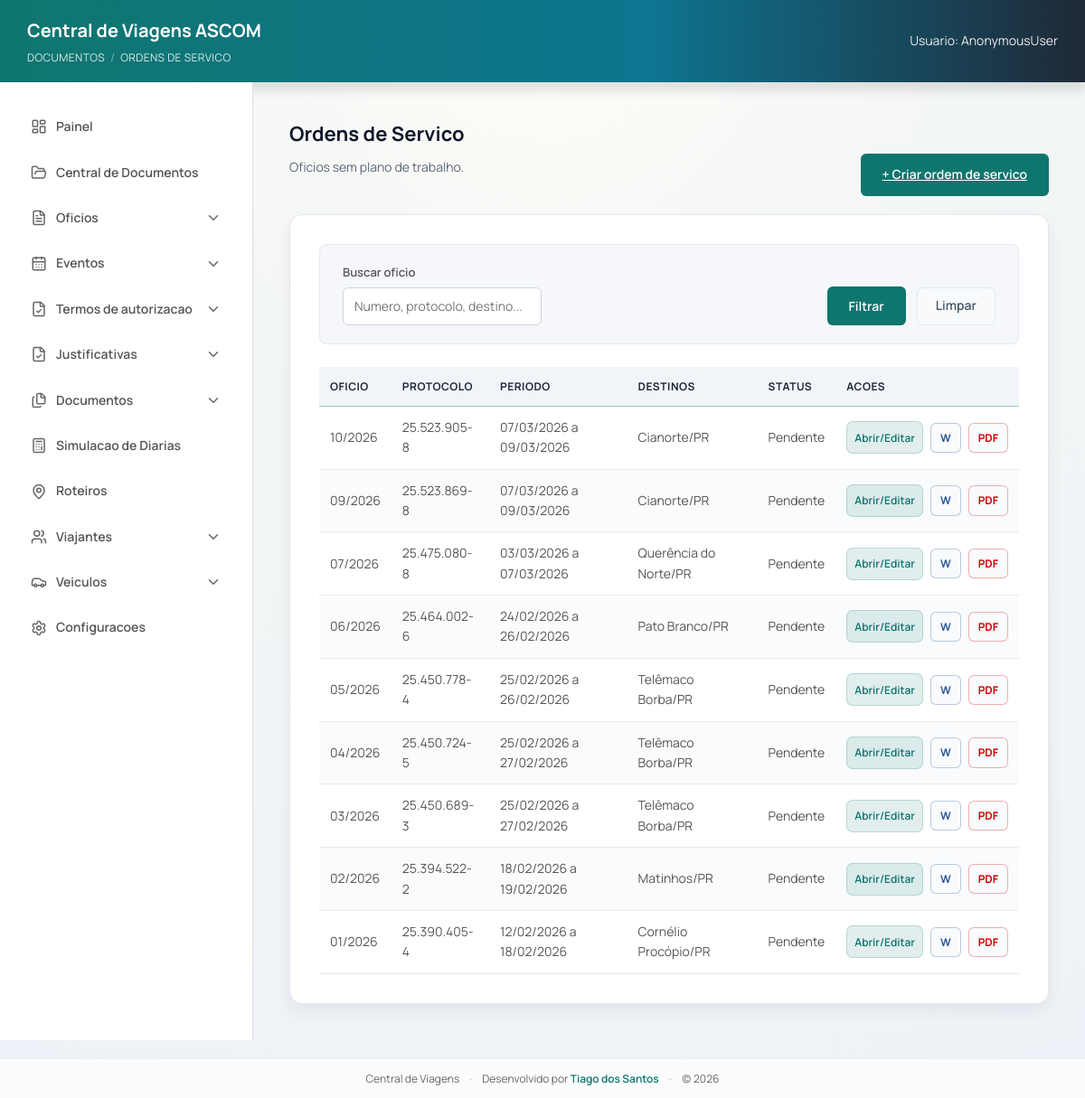
The app's page /ordens-servico/, older data.
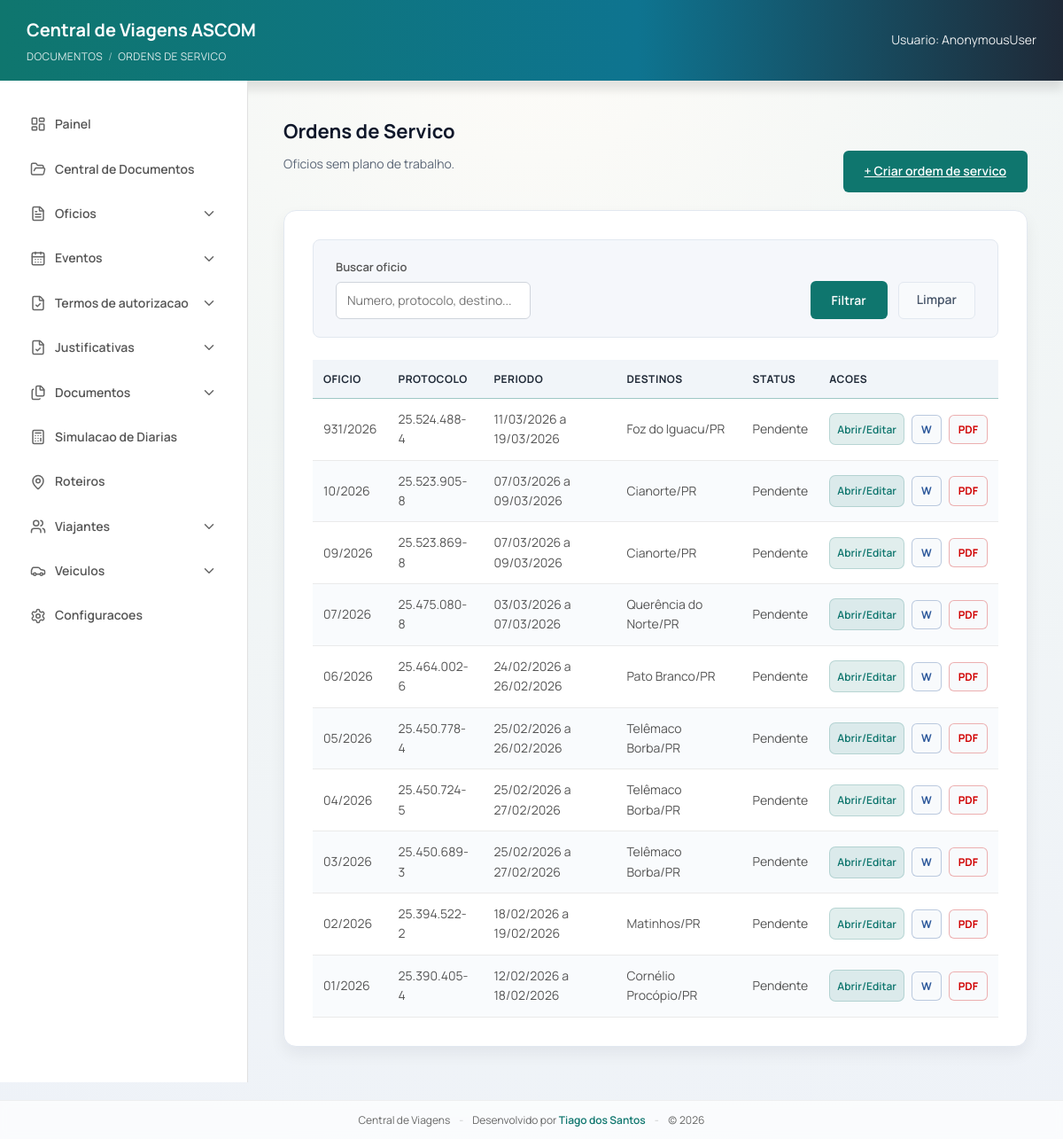
The same page, newer data.
### viagens/models.py (models this page shows, shortened)
class Oficio(models.Model):
    class Status(models.TextChoices):
        DRAFT = "DRAFT", "Rascunho"
        FINAL = "FINAL", "Finalizado"
    class AssuntoTipo(models.TextChoices):
        AUTORIZACAO = "AUTORIZACAO", "Autorizacao"
        CONVALIDACAO = "CONVALIDACAO", "Convalidacao"
    class CustosChoices(models.TextChoices):
        UNIDADE = "UNIDADE", "UNIDADE – DPC (diária e combustível serão custeados pela DPC)."
        OUTRA_INSTITUICAO = "OUTRA_INSTITUICAO", "OUTRA INSTITUIÇÃO"
        SEM_ONUS = "SEM_ONUS", "Com ônus limitados aos próprios vencimentos"
    class CusteioTipoChoices(models.TextChoices):
        UNIDADE = "UNIDADE", "UNIDADE - DPC (diarias e combustivel serao custeados pela DPC)."
        OUTRA_INSTITUICAO = "OUTRA_INSTITUICAO", "OUTRA INSTITUICAO"
        ONUS_LIMITADOS = "ONUS_LIMITADOS", "ONUS LIMITADOS AOS PROPRIOS VENCIMENTOS"
    class DestinoChoices(models.TextChoices):
        GAB = "GAB", "GABINETE DO DELEGADO GERAL ADJUNTO"
        SESP = "SESP", "SESP"
    acao = models.ForeignKey(
        AcaoInstitucional,
        on_delete=models.SET_NULL,
        related_name="oficios",
        null=True,
        blank=True,
        verbose_name="Acao Institucional",
    )
    evento = models.ForeignKey(
        "Evento",
        on_delete=models.SET_NULL,
        related_name="oficios",
        null=True,
        blank=True,
        verbose_name="Evento (pacote)",
    )
    roteiro = models.ForeignKey(
        "Roteiro",
        on_delete=models.SET_NULL,
        related_name="oficios_como_roteiro",
        null=True,
        blank=True,
        verbose_name="Roteiro de Viagem",
    )
    oficio = models.CharField(max_length=50, blank=True, default="")
    numero = models.PositiveIntegerField(null=True, blank=True, db_index=True)
    ano = models.PositiveIntegerField(null=True, blank=True, db_index=True)
    protocolo = models.CharField(max_length=80, blank=True, default="")
    destino = models.CharField(
        max_length=40,
        choices=DestinoChoices.choices,
        default=DestinoChoices.GAB,
        editable=False,
    )
    status = models.CharField(
        max_length=20,
        choices=Status.choices,
        default=Status.DRAFT,
        db_index=True,
    )
    assunto = models.CharField(max_length=200, blank=True)
    assunto_tipo = models.CharField(
        max_length=20,
        choices=AssuntoTipo.choices,
        default=AssuntoTipo.AUTORIZACAO,
    )
    tipo_destino = models.CharField(
        max_length=20,
        blank=True,
        choices=[
            ("INTERIOR", "Interior"),
            ("CAPITAL", "Capital"),
            ("BRASILIA", "Brasilia"),
        ],
    )
    estado_sede = models.ForeignKey(
        Estado,
        on_delete=models.SET_NULL,
        null=True,
        blank=True,
        related_name="oficios_sede",
    )
    cidade_sede = models.ForeignKey(
        Cidade,
        on_delete=models.SET_NULL,
        null=True,
        blank=True,
        related_name="oficios_sede",
    )
    estado_destino = models.ForeignKey(
        Estado,
        on_delete=models.SET_NULL,
        null=True,
        blank=True,
        related_name="oficios_destino",
    )
    cidade_destino = models.ForeignKey(
        Cidade,
        on_delete=models.SET_NULL,
        null=True,
        blank=True,
        related_name="oficios_destino",
    )
    roteiro_ida_saida_local = models.CharField(max_length=200, blank=True)
    roteiro_ida_saida_datahora = models.CharField(max_length=200, blank=True)
    roteiro_ida_chegada_local = models.CharField(max_length=200, blank=True)
    roteiro_ida_chegada_datahora = models.CharField(max_length=200, blank=True)
    roteiro_volta_saida_local = models.CharField(max_length=200, blank=True)
    roteiro_volta_saida_datahora = models.CharField(max_length=200, blank=True)
    roteiro_volta_chegada_local = models.CharField(max_length=200, blank=True)
    roteiro_volta_chegada_datahora = models.CharField(max_length=200, blank=True)
    retorno_saida_cidade = models.CharField(max_length=120, blank=True)
    retorno_saida_data = models.DateField(null=True, blank=True)
    retorno_saida_hora = models.TimeField(null=True, blank=True)
    retorno_chegada_cidade = models.CharField(max_length=120, blank=True)
    retorno_chegada_data = models.DateField(null=True, blank=True)
    retorno_chegada_hora = models.TimeField(null=True, blank=True)
    quantidade_diarias = models.CharField(max_length=120, blank=True)
    valor_diarias = models.CharField(max_length=120, blank=True)
    valor_diarias_extenso = models.CharField(max_length=200, blank=True)
    tipo_viatura = models.CharField(
        max_length=20,
        blank=True,
        choices=[("CARACTERIZADA", "Caracterizada"), ("DESCARACTERIZADA", "Descaracterizada")],
        default="DESCARACTERIZADA"
    )
    tipo_custeio = models.CharField(
        max_length=30,
        blank=True,
        choices=[
            ("UNIDADE", "Unidade"),
            ("OUTRA_INSTITUICAO", "Outra instituicao"),
            ("SEM_ONUS", "Sem onus"),
        ],
    )
    custeio_tipo = models.CharField(
        max_length=30,
        blank=True,
        choices=CusteioTipoChoices.choices,
        default=CusteioTipoChoices.UNIDADE,
    )
    custeio_texto_override = models.TextField(blank=True, default="")
    custos = models.CharField(
        max_length=20,
        choices=CustosChoices.choices,
        default=CustosChoices.UNIDADE,
    )
    nome_instituicao_custeio = models.CharField(
        max_length=200,
        blank=True,
        default="",
    )
    google_doc_id = models.CharField(max_length=200, blank=True)
    google_doc_url = models.URLField(blank=True)
    pdf_file_id = models.CharField(max_length=200, blank=True)
    pdf_url = models.URLField(blank=True)
    placa = models.CharField(max_length=10, blank=True)
    modelo = models.CharField(max_length=120, blank=True)
    combustivel = models.CharField(max_length=80, blank=True)
    motorista = models.CharField(max_length=120, blank=True)
    motorista_oficio = models.CharField(max_length=80, blank=True)
    motorista_oficio_numero = models.PositiveIntegerField(null=True, blank=True)
    motorista_oficio_ano = models.PositiveIntegerField(null=True, blank=True)
    motorista_protocolo = models.CharField(max_length=80, blank=True)
    motorista_carona = models.BooleanField(default=False)
    motorista_viajante = models.ForeignKey(
        Viajante,
        on_delete=models.SET_NULL,
        null=True,
        blank=True,
        related_name="oficios_motorista",
    )
    carona_oficio_referencia = models.ForeignKey(
        "self",
        on_delete=models.SET_NULL,
        null=True,
        blank=True,
        related_name="oficios_que_usam_como_carona",
    )
    motivo = models.TextField(blank=True)
    justificativa_modelo = models.CharField(
        max_length=80,
        blank=True,
        default="",
        help_text="Código do modelo de justificativa usado (ex: recebimento_tardio).",
    )
    justificativa_texto = models.TextField(
        blank=True,
        default="",
        help_text="Texto da justificativa preenchido (prazo < 10 dias). Preenchido desbloqueia geração do ofício.",
    )
    veiculo = models.ForeignKey(
        Veiculo,
        on_delete=models.SET_NULL,
        null=True,
        blank=True,
        related_name="oficios",
    )
    viajantes = models.ManyToManyField(
        Viajante,
        through="OficioViajante",
        related_name="oficios",
        blank=True,
    )
    created_at = models.DateTimeField(auto_now_add=True, db_index=True)
    updated_at = models.DateTimeField(auto_now=True)
    class Meta:
        constraints = [
            models.UniqueConstraint(
                fields=["ano", "numero"],
                name="uniq_oficio_numero_por_ano",
            )
        ]
    @property
    def numero_formatado(self) -> str:
        return format_oficio_num(self.numero, self.ano)
    @property
    def protocolo_formatado(self) -> str:
        return format_protocolo_num(self.protocolo)
    def ensure_acao(self):
        if self.acao_id:
            return self.acao

class Trecho(models.Model):
    oficio = models.ForeignKey(
        Oficio,
        on_delete=models.CASCADE,
        related_name="trechos",
    )
    ordem = models.PositiveIntegerField(default=1)
    origem_estado = models.ForeignKey(
        Estado,
        on_delete=models.SET_NULL,
        null=True,
        blank=True,
        related_name="trechos_origem",
    )
    origem_cidade = models.ForeignKey(
        Cidade,
        on_delete=models.SET_NULL,
        null=True,
        blank=True,
        related_name="trechos_origem",
    )
    destino_estado = models.ForeignKey(
        Estado,
        on_delete=models.SET_NULL,
        null=True,
        blank=True,
        related_name="trechos_destino",
    )
    destino_cidade = models.ForeignKey(
        Cidade,
        on_delete=models.SET_NULL,
        null=True,
        blank=True,
        related_name="trechos_destino",
    )
    saida_data = models.DateField(null=True, blank=True)
    saida_hora = models.TimeField(null=True, blank=True)
    chegada_data = models.DateField(null=True, blank=True)
    chegada_hora = models.TimeField(null=True, blank=True)
    distancia_km = models.DecimalField(
        max_digits=8, decimal_places=2, null=True, blank=True, verbose_name="Distância (km)"
    )
    duracao_minutos = models.PositiveIntegerField(
        null=True, blank=True, verbose_name="Duração (minutos)"
    )
    is_retorno = models.BooleanField(default=False, verbose_name="Trecho de retorno")
    tempo_pre_minutos = models.PositiveIntegerField(
        null=True, blank=True, verbose_name="Tempo auxiliar pré-saída (min)"
    )
    tempo_pos_minutos = models.PositiveIntegerField(
        null=True, blank=True, verbose_name="Tempo auxiliar pós-chegada (min)"
    )
    class Meta:
        ordering = ["ordem"]

### viagens/views/_shared.py (the view, shortened to what this page needs)
# urls.py: path("ordens-servico/", views.ordens_servico_list, name="ordens_servico_list"),
@require_GET
def ordens_servico_list(request):
    q = (request.GET.get("q") or "").strip()
    params = request.GET.copy()
    params.pop("page", None)
    querystring = params.urlencode()
    oficios = (
        Oficio.objects.filter(plano_trabalho__isnull=True)
        .select_related("cidade_destino", "estado_destino")
        .prefetch_related("trechos")
        .order_by("-created_at")
    )
    rows: list[dict[str, object]] = []
    for oficio in oficios:
        ordem = _get_ordem_servico(oficio)
        data_inicio, data_fim = _resolve_periodo_oficio(oficio)
        rows.append(
            {
                "oficio": oficio,
                "ordem": ordem,
                "status": "Completa" if ordem else "Pendente",
                "data_inicio": data_inicio,
                "data_fim": data_fim,
                "destinos": _resolve_destinos_oficio(oficio),
            }
        )
    paginator = Paginator(rows, 25)
    page_obj = paginator.get_page(request.GET.get("page"))
    return render(
        request,
        "viagens/ordens_servico_list.html",
        {
            "rows": page_obj,
            "page_obj": page_obj,
            "q": q,
            "querystring": querystring,
        },
    )

### viagens/context_processors.py (called while the page is built)
def mask_settings(request):
    return {
        "PROTOCOLO_MASK": getattr(settings, "PROTOCOLO_MASK", None),
        "CURRENT_YEAR": str(timezone.localdate().year),
    }

### viagens/utils/normalize.py (called while the page is built)
def normalize_digits(value: str | None) -> str:
    return _NON_DIGIT_RE.sub("", value or "")

def normalize_protocolo_num(value: str | None) -> str:
    return normalize_digits(value)

def format_protocolo_num(value: str | None) -> str:
    digits = normalize_protocolo_num(value)
    if len(digits) != 9:
        return digits
    return f"{digits[0:2]}.{digits[2:5]}.{digits[5:8]}-{digits[8]}"

def format_oficio_num(numero: int | str | None, ano: int | str | None) -> str:
    if numero in (None, "") or ano in (None, ""):
        return ""
    try:
        numero_int = int(str(numero))
        ano_int = int(str(ano))
    except (TypeError, ValueError):
        return ""
    if numero_int <= 0 or ano_int <= 0:
        return ""
    return f"{numero_int:02d}/{ano_int}"

### viagens/views/_shared.py (called while the page is built)
def _ensure_acao_for_oficio(oficio: Oficio):
    return oficio.ensure_acao()

### viagens/templates/viagens/ordens_servico_list.html (shortened to what this page needs)
{% extends "viagens/base.html" %}
{% block breadcrumb %}
  Documentos <span class="breadcrumb-sep">/</span> Ordens de Servico
{% endblock %}
{% block content %}
  <div class="page-header">
    <div>
      <h2 class="page-title">Ordens de Servico</h2>
      <p class="page-subtitle">Oficios sem plano de trabalho.</p>
    </div>
    <div class="page-actions">
      <a class="btn-primary" href="{% url 'ordem_servico_criar' %}">+ Criar ordem de servico</a>
    </div>
  </div>
  <div class="list-card">
    <div class="filter-bar">
      <form method="get" class="filter-form">
        <div class="filter-left">
          <div class="filter-group">
            <label>Buscar oficio</label>
            <input type="text" name="q" value="{{ q }}" placeholder="Numero, protocolo, destino..." />
          </div>
        </div>
        <div class="filter-actions">
          <button class="btn-primary" type="submit">Filtrar</button>
          <a class="btn-clear" href="{% url 'ordens_servico_list' %}">Limpar</a>
        </div>
      </form>
    </div>
    {% if rows %}
      <table class="table">
        <thead>
          <tr>
            <th>Oficio</th>
            <th>Protocolo</th>
            <th>Periodo</th>
            <th>Destinos</th>
            <th>Status</th>
            <th class="table-actions-header">Acoes</th>
          </tr>
        </thead>
        <tbody>
          {% for row in rows %}
            <tr>
              <td>{{ row.oficio.numero_formatado|default:row.oficio.oficio|default:row.oficio.id }}</td>
              <td>{{ row.oficio.protocolo_formatado|default:row.oficio.protocolo|default:"-" }}</td>
              <td>{{ row.data_inicio|date:"d/m/Y" }} a {{ row.data_fim|date:"d/m/Y" }}</td>
              <td>{{ row.destinos }}</td>
              <td>{{ row.status }}</td>
              <td class="table-actions-cell">
                <div class="table-actions table-actions--right">
                  <a class="btn-edit btn-small" href="{% url 'ordem_servico_editar' row.oficio.id %}">Abrir/Editar</a>
                  <a class="btn-icon btn-icon--docx" href="{% url 'ordem_servico_download_docx' row.oficio.id %}" aria-label="Baixar DOCX">W</a>
                  <a class="btn-icon btn-icon--pdf" href="{% url 'ordem_servico_download_pdf' row.oficio.id %}" aria-label="Baixar PDF">PDF</a>
                </div>
              </td>
            </tr>
          {% endfor %}
        </tbody>
      </table>
    {% endif %}
  </div>
{% endblock %}

Row changes from the older to the newer data that the page shows:
added Oficio: oficio.numero_formatado "931/2026", oficio.protocolo_formatado "25.524.488-4", data_inicio "11/03/2026", data_fim "19/03/2026", destinos "Foz do Iguacu/PR", status "Pendente"
